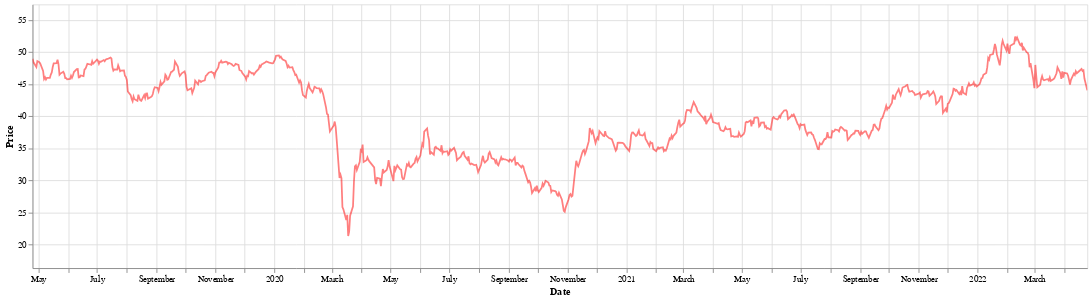

The cell this chart's notebook holds for it:
### Code cell
plot_cours(name)

### Figure 1 — Vega-Lite specification as saved in the notebook (floating-point values rounded to 4 significant figures; data arrays with more than 128 entries replaced by an {"elided": "..."} marker saying what was removed)
{"config": {"view": {"continuousWidth": 400, "continuousHeight": 300}}, "data": {"name": "data-ba6bce6d4e9d20006a812dbcce43d32b"}, "mark": {"type": "line", "color": "red", "opacity": 0.5}, "encoding": {"tooltip": [{"field": "Date", "type": "temporal"}, {"field": "Dernier", "title": "Price", "type": "quantitative"}], "x": {"field": "Date", "scale": {"clamp": true, "domain": ["2019-04-25", "2022-04-25"]}, "type": "temporal"}, "y": {"field": "Dernier", "scale": {"clamp": true, "domain": [16.37, 57.4]}, "title": "Price", "type": "quantitative"}}, "height": 300, "selection": {"selector003": {"type": "interval", "encodings": ["x"]}, "selector004": {"type": "interval", "bind": "scales", "encodings": ["x", "y"]}}, "width": 1200, "$schema": "https://vega.github.io/schema/vega-lite/v4.17.0.json", "datasets": {"data-ba6bce6d4e9d20006a812dbcce43d32b": {"elided": "770 records"}}}
